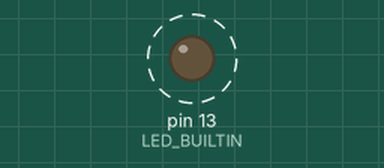
Recording of a sketch running on a simulated Arduino Uno, built with avr-gcc and run on an emulated ATmega328P. Shown: output pins drawn as LEDs (lit = HIGH). Dashed ring = blinking.

Above: at 0.2 s.
Timing chart, 0 to 3.0 s (numbered marks = the images above):
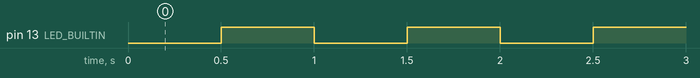

Measured:
- by itself, pin 13 (LED_BUILTIN): alternates HIGH for 0.50 s and LOW for 0.50 s

The sketch:

LedToggle.ino
```cpp
#include <LedToggle.h>

LedToggle led(LED_BUILTIN, 500); // 12번이면 12 넣으면 되고 13이면 13면 넣으면 됨

void setup() {

}

void loop() {
  led.toggle();
  // delay(500);
}
```

LedToggle.cpp
```cpp
#include "LedToggle.h"

LedToggle::LedToggle(int pin) { // 클래시이름::컨스트럭쳐구현
    _pin = pin;
    _state = false;
    _delayTime = 0; // 추가 문장 > 이게 중요. 기존에 pin만 받으면 delay 디폴트 값 정해주는 것. 이런 걸 잘 해야 함... 중요!
                    // 얘를 0으로 줘버리면 arduino 실제 코드 작성할 때 delay() 사용해야 함.
    pinMode(_pin, OUTPUT); // 여기서 pinMode를 쓸 수 있는 이유는 헤더파일에서 아두이노를 include 했기 때문임.
    digitalWrite(_pin, LOW);
 }

LedToggle::LedToggle(int pin, unsigned long delayTime) {
    _pin = pin;
    _state = false;
    _delayTime = delayTime;
    pinMode(_pin, OUTPUT);
    digitalWrite(_pin, LOW);
}
// delayTIme이 안 넘어왔을 떄를 고민해봐야 함 > 기본값을 넣어주는 작업이 중요

void LedToggle::toggle() {

    if (_delayTime > 0) {
        delay(_delayTime);
    }
    _state = !_state;
    digitalWrite(_pin, _state ? HIGH : LOW); // 해당 핀을 _state 가 true면 HIGH false면 LOW
}
```

LedToggle.h
```cpp
#ifndef LedToggle_h  // 라이브러리를 중복으로 포함시켰을 때 그걸 방지해주는 역할. (중복방지) > 두번째 호출하면 이게 false 됨
#define LedToggle_h

#include "Arduino.h" // 기본적으로 아두이노에서 사용할 수 있는 함수같은 것들을 import (pinMode 같은거)

class LedToggle {
    public:
        LedToggle(int pin); // 생성자
        LedToggle(int pin, unsigned long delayTime); // 추가 문장
        void toggle();      // LED 상태 토글

    private:
        int _pin;
        bool _state;
        unsigned long _delayTime; // 추가 문장
};

#endif
```
